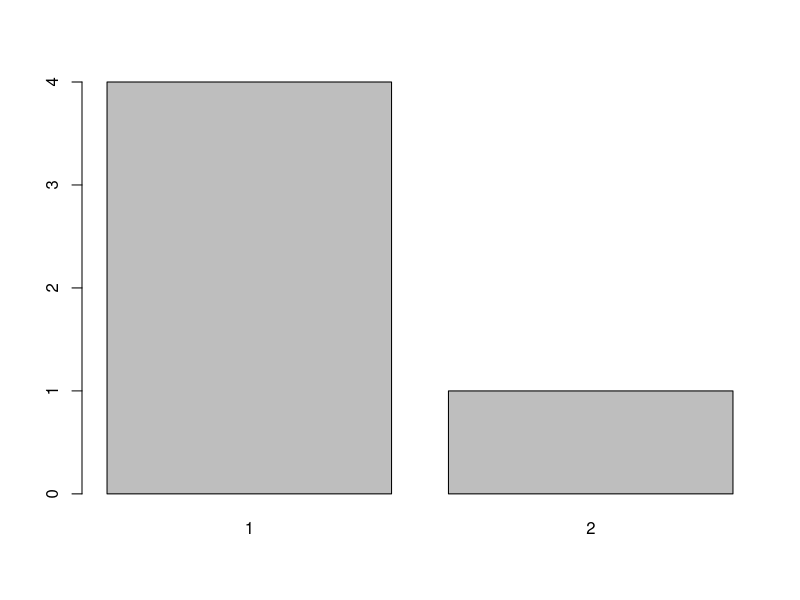
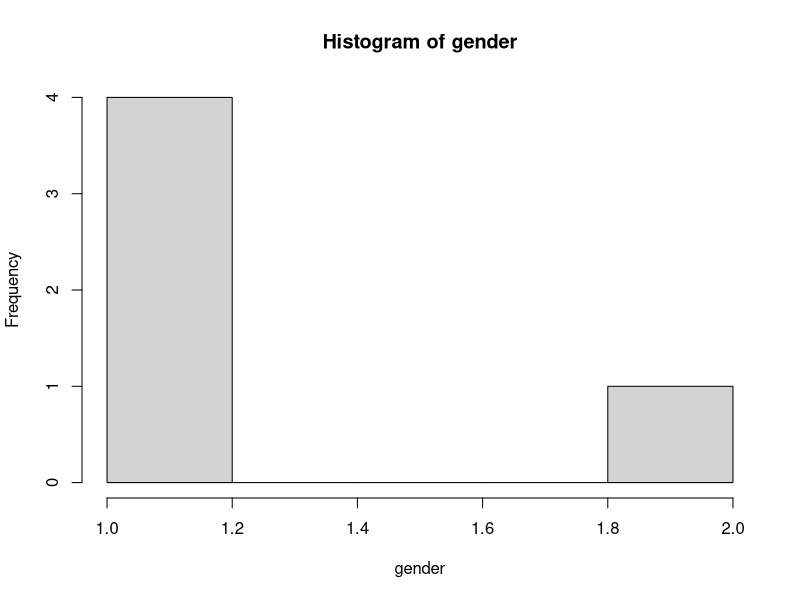

Generate these figures, in order, with R: (Note: this script raises an error after producing the figures.)
# 1.

#1)
Vec1 <- c("R")
rep(Vec1, 10)
#2)
Vec2 <- c(1:10)
Vec2
Vec2 <- seq(1, 10, 3)
Vec2
#3)
Vec3 <- c(1:10)
Vec3
Vec3 <- rep(Vec2, 3)
Vec3
#4)
Vec4 <- c(Vec2, Vec3)
Vec4
#5)
seq(15, 25, 5)
# seq(25, 15, -5)
#6)
Vec4
Vec5 <- Vec4[c(1,7)]
Vec5

# 2.

name <- c("최민수","유관순","이순신","김유신","홍길동")
age <- c(55, 45, 45, 53, 15) #연령
gender <- c(1, 2, 1, 1, 1) #1: 남자, 2: 여자
job <- c("연예인", "주부", "군인", "직장인", "학생")
sat <- c(3, 4, 2, 5, 5)
grade <- c("C", "C", "A", "D", "A")
total <- c(44.4, 28.5, 43.5, NA, 27.1) #총구매액(NA:결측치)
#1)
user <- data.frame(name, age, gender, job, sat, grade, total)
user
#2)
lgender <- as.factor(gender)
lgender
plot(lgender)
hist(gender)
#3)
user
u1 <- c(user[2,])
u1
u2 <- c(user[4,])
u2
user2 <- rbind(u1,u2)
user2
# user3 <- user[seq(2, nrow(user), 2),]
# user3
# 3.
  
Kor <- c(90, 85, 90)
Eng <- c(70, 85, 75)
Mat <- c(86, 92, 88)
#1)
subject <- data.frame(Kor, Eng, Mat)
subject
#2)
apply(subject,1,max)
apply(subject,2,max)
#3)
round(subject)
apply(subject,1,mean)
apply(subject,2,mean)
# round(apply(subject,1,mean), 2)
# round(apply(subject,2,mean), 2)
#4)
apply(subject,1,var)
apply(subject,1,sd)

# 4.
# library(stringr)
Data2 <- c("2017-02-05 수입3000원",
           "2017-02-06 수입4500원",
           "2017-02-07 수입2500원")
#1)
str_length(Data2)
str_sub(Data2, 14, 18)
# income <- str_extract_all(Data2, "[0-9]{4}[가-힣]")
# income
# unlist(income)
#2)
str_extract_all(Data2, "[^0-9]")
# str_replace_all(Data2, "[0-9]{2}", ",")
#3)
string_rep <- str_replace_all(Data2, "-", "/")
string_rep
#4)
paste(Data2, collapse = ",")
